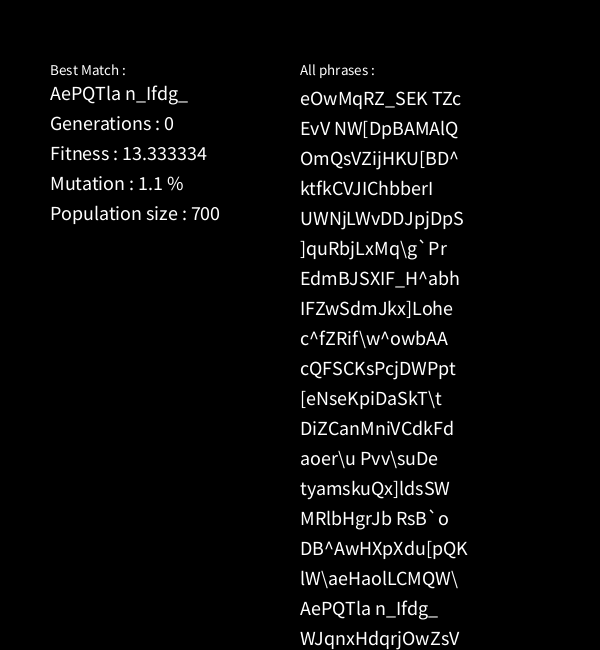
Frame 1 (no input)
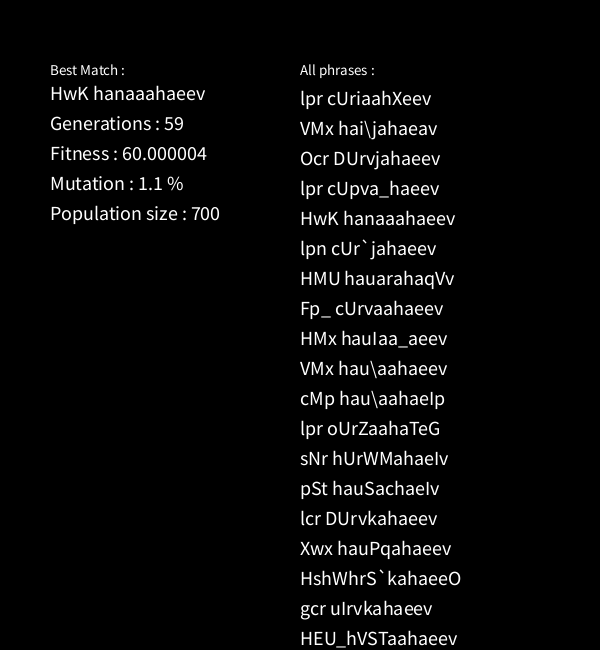
Frame 60 (the mouse pressed at the canvas centre just before this capture)
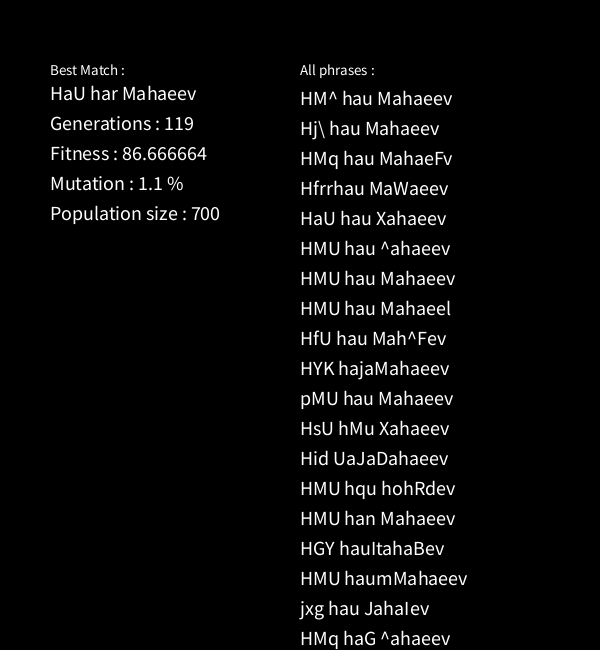
Frame 120 (the mouse held since frame 60 and released just before this capture)

The Processing sketch that drew these frames (run headless with seeded random() and noise(); from frame 60 on, the mouse is pressed at the canvas centre):

// Processing sketch: String_Evolution
// ── String_Evolution.pde
final String target = "Har har Mahadev";

Population genePool;

void setup(){
  size(600,650);
  surface.setTitle(target);
  genePool = new Population(target,0.011,700);
  genePool.calcFitnessAll();
  genePool.evaluate();
}

void draw(){
  clear();
  background(0);
  textSize(15);
  text("Best Match : ",50,75);
  text("All phrases : ",300,75);
  textSize(20);
  text(genePool.bestPhrase,50,100);
  text("Generations : "+genePool.generations,50,130);
  text("Fitness : "+genePool.bestFitness,50,160);
  text("Mutation : "+genePool.mutationRate*100+" %",50,190);
  text("Population size : "+genePool.population.length,50,220);
  for(int i=0; i < genePool.population.length; i++)
    text(genePool.population[i].str, 300, 75+(i+1)*30);
  if(!genePool.isFinished){
    genePool.naturalSelection();
    genePool.calcFitnessAll();
    genePool.evaluate();
  }
}

// ── DNA.pde
char newChar(){
  /*boolean isCap = (floor(random(0,10)) & 1) == 0;
  if(isCap) return char(floor(random(65,90)));
  else return char(floor(random(97,122)));*/
  int r = floor(random(64,122));
  if(r == 64) r = 32;
  return char(r);
}

class DNA{
  String str;
  int fitness;
  float selectionChance;
  DNA(int n){
    str = "";
    for(int i=0;i<n;i++){
      this.str += newChar();
    }
    fitness = 0;
    selectionChance = 0.0;
  }
  DNA(String s){ str = s; }
  
  // Fitness function
  int calcFitness(String targetString){
    int score = 0;
    for(int i = 0; i < this.str.length(); i++){
      if(targetString.charAt(i) == this.str.charAt(i)) score++;
    } 
    this.fitness = score;
    return score;
  }
  
  // Crossover
  DNA crossOver(DNA d){
    String s = "";
    int mid = this.str.length() >> 1;
    for(int i = 0; i < this.str.length(); i++){
      if(i<=mid) s += this.str.charAt(i);
      else s += d.str.charAt(i);
    }
    return new DNA(s);
  }
  
  // Based on a mutation probability, picks a new random character
  void mutate(float mutationRate){
    char[] newCharArr = new char[this.str.length()];
    for(int i = 0; i < this.str.length(); i++){
      if(random(1) < mutationRate) newCharArr[i] = newChar();
      else newCharArr[i] = this.str.charAt(i);
    }
    this.str = new String(newCharArr);
  }
  
};

// ── Population.pde
class Population {
  DNA[] population, matingPool;
  int generations, perfectScore;
  float mutationRate, bestFitness;
  String bestPhrase, target;
  boolean isFinished;
  Population(String targetString, float mutation, int popMax){
    this.population = new DNA[popMax]; // Array to hold the current population
    // this.matingPool = new DNA[popMax]; // ArrayList which we will use for our "mating pool"
    this.generations = 0; // Number of generations
    this.isFinished = false; // Are we finished evolving?
    this.target = targetString; // Target phrase
    this.mutationRate = mutation; // Mutation rate
    this.perfectScore = this.target.length();
    this.bestPhrase = "";
    this.bestFitness = 0.0;
    
    // Generating initial population
    for (int i = 0; i < popMax; i++) {
      this.population[i] = new DNA(this.perfectScore);
    } calcFitnessAll();
  }
  
  void calcFitnessAll(){
    float sum = 0.0;
    for(int i = 0; i < this.population.length; i++){
      sum += population[i].calcFitness(this.target);
    }
    for(int i = 0; i < this.population.length; i++)
      population[i].selectionChance = population[i].fitness/sum;
  }
  
  // Creating a new generation using natural selection
  void naturalSelection(){
    DNA[] matingPool = new DNA[this.population.length];
    for(int i = 0; i < this.population.length; i++){
      DNA a = pickOne(this.population);
      DNA b = pickOne(this.population);
      DNA c = a.crossOver(b);
      c.mutate(this.mutationRate);
      matingPool[i] = c;
    } 
    for(int i = 0; i < this.population.length; i++) this.population[i] = matingPool[i];
    this.generations++;
  }
  
  void evaluate(){
    int bestFitness = 0;
    int index = 0;
    for(int i = 0; i < this.population.length; i++){
      if(bestFitness < this.population[i].fitness){
        index = i;
        bestFitness = this.population[i].fitness;
      }
    }
    this.bestFitness = float(bestFitness)/float(perfectScore) * 100.0;
    this.bestPhrase = this.population[index].str;
    this.isFinished = (bestFitness == this.perfectScore);
  }
  
};

DNA pickOne(DNA[] arr){
  int index = 0;
  float r = random(1);
  while(r>0 && index < arr.length){
    r -= arr[index].selectionChance;
    index++;
  } index--;
  if(index < 0) index += arr.length;
  return arr[index % arr.length];
}
